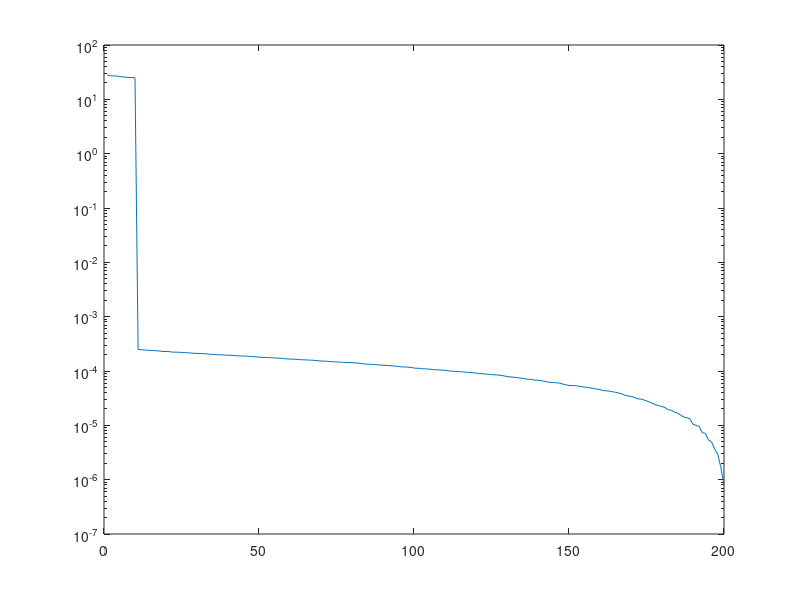

MATLAB code to generate this figure: (Note: this script raises an error after producing the figure.)
% Test variables
n = 200;
iters = 5;
sigsings = 10;
omega = normrnd(0,1,[n,n]);
[U,S,V] = svd(omega);
singularvalues = diag(S);
for i = sigsings+1:n
    singularvalues(i) = singularvalues(i)/1e5;
end
omega = U*diag(singularvalues)*V.';
semilogy(singularvalues);

%{
% Test of iteratedranger
singularvalues = singularvalues(1:n);
E = zeros(n-1);
for i = 1:size(E)
    Q = iteratedranger(omega,i,iters);
    E(i) = norm((eye(200)-Q*Q.')*omega);
end
hold on;
plot(E);
hold off;
%}

%{
% Test of randomized SVD
Q = ranger(omega,sigsings);
[U,S,V] = directsvd(omega,Q);
omegaest = U*S*V.';
norm(omega)
norm(omegaest)
norm(omega-omegaest)
hold on;
plot(diag(S));
hold off;
%}


% Test of sketchSVD
[~,Y,psi,W] = sketch(omega,2*sigsings,2*sigsings);
[U,S,V] = sketchsvd(Y,psi,W);
omegaest = U*S*V.';
norm(omega,'fro')
norm(omegaest,'fro')
norm(omega-omegaest,'fro')
hold on;
plot(diag(S),'*-');
hold off;


% Given m x n matrix A, integer k
% Computes m x k orthonormal matrix Q whose range approximates range of A
function Q = ranger(A,k)
    [~,n] = size(A);
    omega = normrnd(0,1,[n,k]);
    Y = A*omega;
    [Q,~] = qr(Y,0);
end

% Given m x n matrix A, tolerance eps, integer r
% Computes orthonormal matrix Q such that norm((eye(n)-Q*Q.')*A) <= eps
% with probability at least 1 - min(m,n)*10^-r
function Q = adaptiveranger(A,eps,r)
    [~,n] = size(A);
    Y = zeros([n,r]);
    maxnorm = 0;
    for i = 1:r
        omega = normrnd(0,1,[n,1]);
        Y(:,i) = A*omega;
        if norm(Y(:,i)) > maxnorm
            maxnorm = norm(Y(:,i));
        end
    end
    Q = zeros(n,0);
    j = 0;
    while maxnorm > eps/(10*sqrt(2/pi))
        j = j + 1;
        Y(:,j) = (eye(n)-Q*Q.')*Y(:,j);
        Q = [Q, (Y(:,j)/norm(Y(:,j)))];
        omega = normrnd(0,1,[n,1]);
        Y = [Y, (eye(n)-Q*Q.')*A*omega];
        maxnorm = norm(Y(:,j+r));
        for i = 1:r-1
            Y(:,j+i) = Y(:,j+i)-Q(:,j)*(Q(:,j).'*Y(:,j+i));
            if norm(Y(:,j+i)) > maxnorm
                maxnorm = norm(Y(:,j+i));
            end
        end
    end
end

% Given m x n matrix A, integer k, integer q
% Computes m x p orthonormal matrix Q whose range approximates range of A
% Applicable for A whose singular values decay slowly
function Q = iteratedranger(A,k,q)
    [~,n] = size(A);
    omega = normrnd(0,1,[n,k]);
    Y = A*omega;
    [Q,~] = qr(Y,0);
    for i = 1:q
        Y = A.'*Q;
        [Q,~] = qr(Y,0);
        Y = A*Q;
        [Q,~] = qr(Y,0);
    end
end

% Given m x n matrix A, integer k, integer p
% Computes m x k matrix Y whose range approximates range of A
% and p x n matrix W whose corange approximates corange of A
function [omega,Y,psi,W] = sketch(A,k,p)
    [m,n] = size(A);
    omega = randn(n,k);
    psi = randn(p,m);
    omega = orth(omega);
    psi = orth(psi.').';
    Y = A*omega;
    W = psi*A;
end

% Given m x k orthonormal matrix Q whose range approximates range of A
% and m x n matrix A
% Computes an approximate SVD A ~= U*S*V.'
% U and V are orthonormal, S is a nonnegative diagonal matrix
function [U,S,V] = directsvd(A,Q)
    B = Q.'*A;
    [Ub,S,V] = svd(B);
    U = Q*Ub;
end

% Given m x k matrix Y whose range approximates range of A
% p x n matrix W whose corange approximates corange of A
% and p x m random normal matrix psi such that psi*A = W
% Computes an approximate SVD A ~= U*S*V.'
% U and V are orthonormal, S is a nonnegative diagonal matrix
function [U,S,V] = sketchsvd(Y,psi,W)
    [Q,~] = qr(Y,0);
    [Qq,Rq] = qr(psi*Q);
    B = pinv(Rq)*Qq'*W;
    [Ub,S,V] = svd(B);
    U = Q*Ub;
end